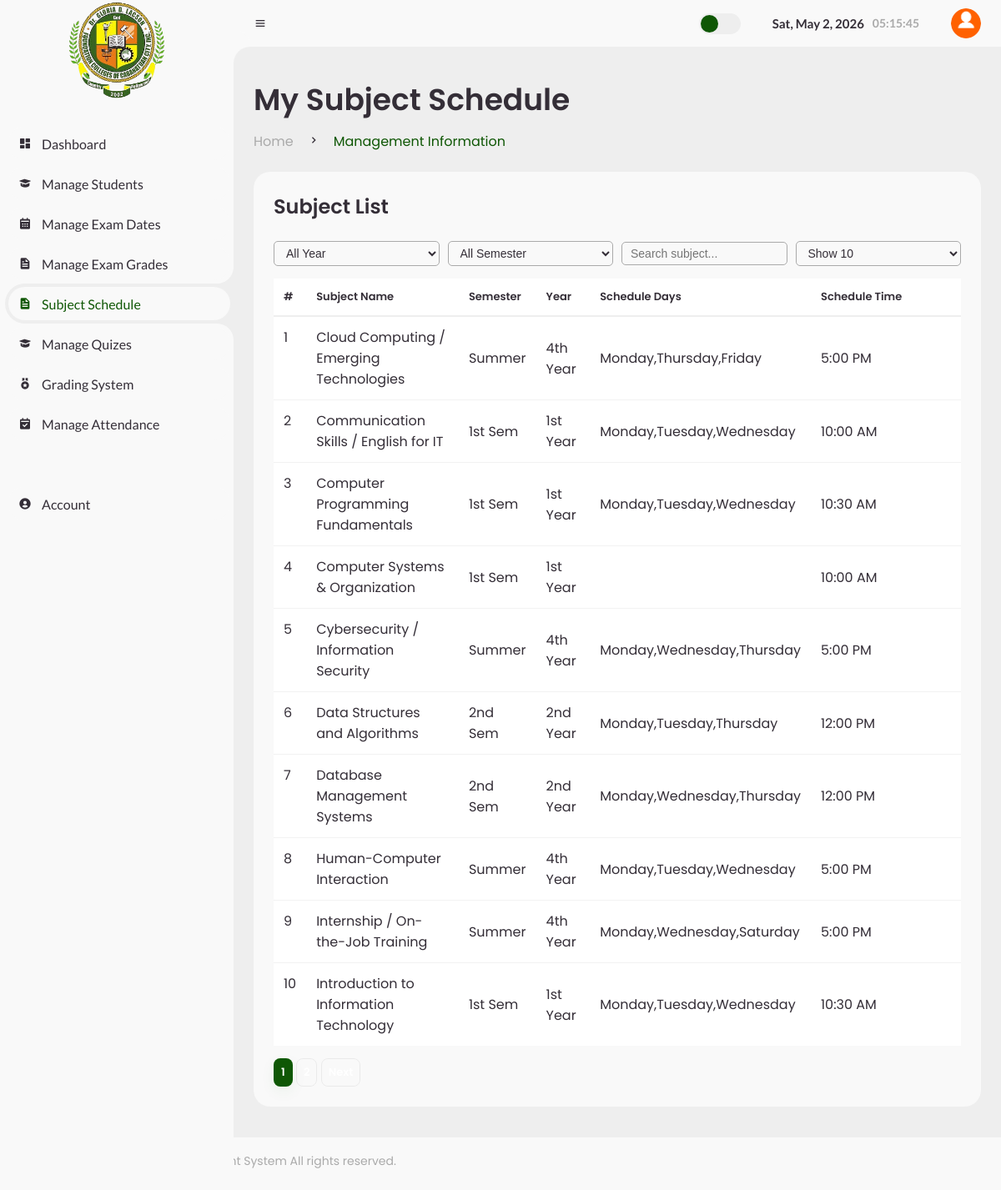
The app's page /Classteacher/subject_schedule.php (signed in) with its own data.
### tables this page shows
CREATE TABLE `subjects` (
  `subject_id` int(11) NOT NULL,
  `subject_name` varchar(100) NOT NULL,
  `course_id` int(11) NOT NULL,
  `teacher_id` int(11) NOT NULL,
  `room_id` int(11) DEFAULT NULL,
  `schedule_time` varchar(100) DEFAULT NULL,
  `schedule_days` varchar(100) DEFAULT NULL,
  `semester` enum('1st Sem','2nd Sem','3rd Sem','Summer') DEFAULT NULL,
  `year` enum('1st Year','2nd Year','3rd Year','4th Year') DEFAULT NULL
);

### Classteacher/subject_schedule.php (the view, shortened to what this page needs)
<?php include 'header.php'; ?>
<?php
$user_id = $_SESSION['user_id'] ?? 0;
$teacher_id = 0;
$resT = mysqli_query($conn, "SELECT teacher_id FROM teachers WHERE user_id='".intval($user_id)."' LIMIT 1");
if($resT && mysqli_num_rows($resT) > 0){
    $teacher_id = mysqli_fetch_assoc($resT)['teacher_id'];
}
$filterYear = $_GET['filterYear'] ?? '';
$filterSem  = $_GET['filterSem'] ?? '';
$search     = $_GET['search'] ?? '';
$page       = max(1, intval($_GET['page'] ?? 1));
$limit      = intval($_GET['limit'] ?? 10);
$offset     = ($page-1)*$limit;
$where = "WHERE teacher_id='".intval($teacher_id)."'";
$total = 0; $totalPages = 0; $subjectData = [];
$totRes = mysqli_query($conn,"
    SELECT COUNT(*) as total
    FROM subjects
    $where
");
$total = $totRes ? mysqli_fetch_assoc($totRes)['total'] : 0;
$totalPages = $limit>0 ? ceil($total/$limit) : 0;
$res = mysqli_query($conn,"
    SELECT subject_id, subject_name, semester, year, schedule_days, schedule_time
    FROM subjects
    $where
    ORDER BY subject_name ASC
    LIMIT $offset, $limit
");
while($row = mysqli_fetch_assoc($res)) $subjectData[] = $row;
?>
<main>
<div class="head-title">
  <div class="left">
    <h1>My Subject Schedule</h1>
 <ul class="breadcrumb">
      <li><a href="#">Home</a></li>
      <li><i class='bx bx-chevron-right'></i></li>
      <li><a class="active">Management Information</a></li>
    </ul>
  </div>
</div>
<div class="table-data">
<div class="order">
<div class="head flex-between">
<h3>Subject List</h3>
</div>
<div class="row-controls">
    <select id="yearFilter" class="search-input">
        <option value="">All Year</option>
    </select>
    <select id="semFilter" class="search-input">
        <option value="">All Semester</option>
    </select>
    <input type="search" id="searchInput" class="search-input" placeholder="Search subject..." value="<?= htmlspecialchars($search) ?>">
    <select id="limitFilter" class="search-input">
        <?php foreach([5,10,25,50] as $l){
            $sel = ($limit==$l)?'selected':'';
            echo "<option value='$l' $sel>Show $l</option>";
        } ?>
    </select>
</div>
<table>
<thead>
<tr>
<th>#</th>
<th>Subject Name</th>
<th>Semester</th>
<th>Year</th>
<th>Schedule Days</th>
<th>Schedule Time</th>
</tr>
</thead>
<tbody>
<?php
$sn = $offset + 1;
if(!$subjectData){
  echo "<tr><td colspan='6' class='text-center'>No Record Found!</td></tr>";
} else {
  foreach($subjectData as $row){
    echo "<tr>
    <td>{$sn}</td>
    <td>".htmlspecialchars($row['subject_name'])."</td>
    <td>".htmlspecialchars($row['semester'])."</td>
    <td>".htmlspecialchars($row['year'])."</td>
    <td>".htmlspecialchars($row['schedule_days'])."</td>
    <td>".htmlspecialchars($row['schedule_time'])."</td>
    </tr>";
    $sn++;
  }
}
?>
</tbody>
</table>
<?php if($totalPages>0){ ?>
<div class="mt-15">
<?php for($i=1;$i<=$totalPages;$i++){ ?>
<a href="?page=<?= $i ?>&limit=<?= $limit ?>&filterYear=<?= $filterYear ?>&filterSem=<?= $filterSem ?>&search=<?= urlencode($search) ?>" class="btn small <?= $i==$page?'primary':'' ?>"><?= $i ?></a>
<?php } ?>
<?php if($page<$totalPages){ ?>
<a href="?page=<?= $page+1 ?>&limit=<?= $limit ?>&filterYear=<?= $filterYear ?>&filterSem=<?= $filterSem ?>&search=<?= urlencode($search) ?>" class="btn small">Next</a>
<?php } ?>
</div>
<?php } ?>
</div>
</div>
</main>
<?php include 'stms_footer.php'; ?>

### records on screen
subjects: subject_name "Cloud Computing / Emerging Technologies", semester "Summer", year "4th Year", schedule_days "Monday,Thursday,Friday", schedule_time "5:00 PM"
subjects: subject_name "Communication Skills / English for IT", semester "1st Sem", year "1st Year", schedule_days "Monday,Tuesday,Wednesday", schedule_time "10:00 AM"
subjects: subject_name "Computer Programming Fundamentals", semester "1st Sem", year "1st Year", schedule_days "Monday,Tuesday,Wednesday", schedule_time "10:30 AM"
subjects: subject_name "Computer Systems & Organization", semester "1st Sem", year "1st Year", schedule_time "10:00 AM"
subjects: subject_name "Cybersecurity / Information Security", semester "Summer", year "4th Year", schedule_days "Monday,Wednesday,Thursday", schedule_time "5:00 PM"
subjects: subject_name "Data Structures and Algorithms", semester "2nd Sem", year "2nd Year", schedule_days "Monday,Tuesday,Thursday", schedule_time "12:00 PM"
subjects: subject_name "Database Management Systems", semester "2nd Sem", year "2nd Year", schedule_days "Monday,Wednesday,Thursday", schedule_time "12:00 PM"
subjects: subject_name "Human-Computer Interaction", semester "Summer", year "4th Year", schedule_days "Monday,Tuesday,Wednesday", schedule_time "5:00 PM"
subjects: subject_name "Internship / On-the-Job Training", semester "Summer", year "4th Year", schedule_days "Monday,Wednesday,Saturday", schedule_time "5:00 PM"
subjects: subject_name "Introduction to Information Technology", semester "1st Sem", year "1st Year", schedule_days "Monday,Tuesday,Wednesday", schedule_time "10:30 AM"
